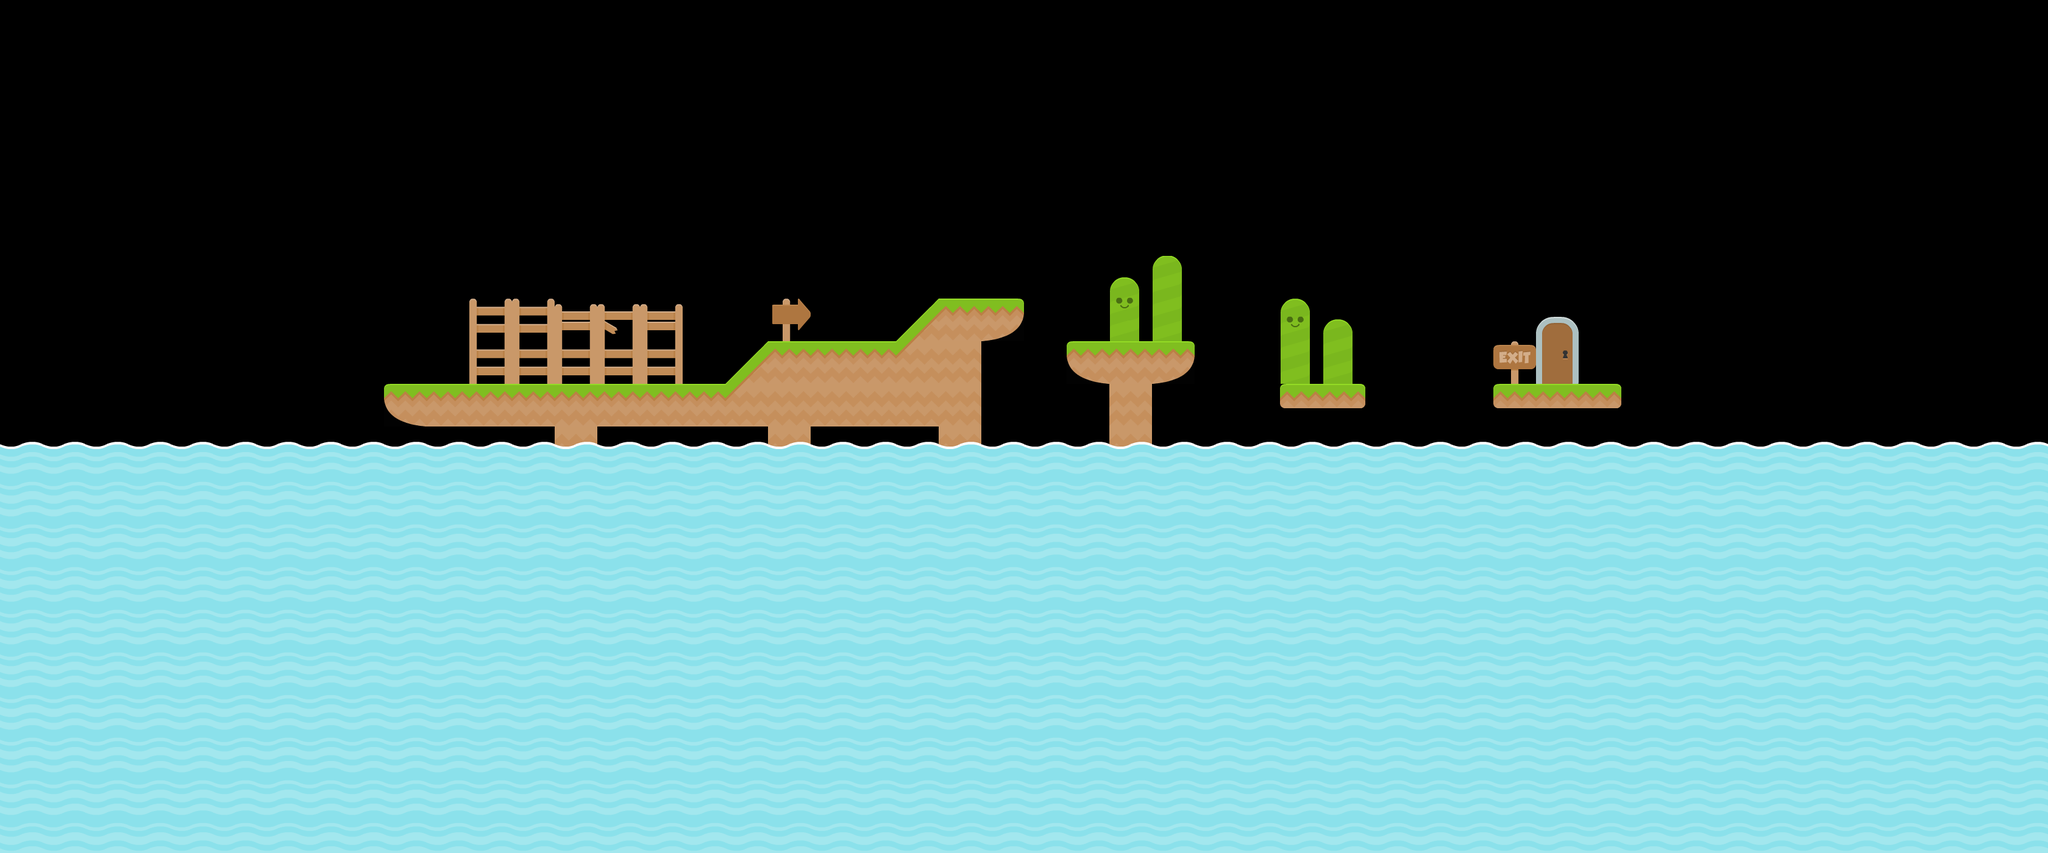

The image is a tile-based game level rendered from a .tmx file. Its description and complete source (layers, tilesets, objects, tile grids) follow:
An orthogonal 48x20 tile map with 70x70 px tiles, 3 tile layers (background, solids, foreground) and 4 objects (2x entity, spawn, util).

<map version="1.2" tiledversion="1.3.3" orientation="orthogonal" renderorder="right-down" width="48" height="20" tilewidth="70" tileheight="70" infinite="0" nextlayerid="7" nextobjectid="13">
 <editorsettings>
  <export target="level1.json" format="json" />
 </editorsettings>
 <tileset firstgid="1" source="../tiles/tiles_spritesheet.tsx" />
 <layer id="2" name="background" width="48" height="20">
  <data encoding="csv">
0,0,0,0,0,0,0,0,0,0,0,0,0,0,0,0,0,0,0,0,0,0,0,0,0,0,0,0,0,0,0,0,0,0,0,0,0,0,0,0,0,0,0,0,0,0,0,0,
0,0,0,0,0,0,0,0,0,0,0,0,0,0,0,0,0,0,0,0,0,0,0,0,0,0,0,0,0,0,0,0,0,0,0,0,0,0,0,0,0,0,0,0,0,0,0,0,
0,0,0,0,0,0,0,0,0,0,0,0,0,0,0,0,0,0,0,0,0,0,0,0,0,0,0,0,0,0,0,0,0,0,0,0,0,0,0,0,0,0,0,0,0,0,0,0,
0,0,0,0,0,0,0,0,0,0,0,0,0,0,0,0,0,0,0,0,0,0,0,0,0,0,0,0,0,0,0,0,0,0,0,0,0,0,0,0,0,0,0,0,0,0,0,0,
0,0,0,0,0,0,0,0,0,0,0,0,0,0,0,0,0,0,0,0,0,0,0,0,0,0,0,0,0,0,0,0,0,0,0,0,0,0,0,0,0,0,0,0,0,0,0,0,
0,0,0,0,0,0,0,0,0,0,0,0,0,0,0,0,0,0,0,0,0,0,0,0,0,0,0,0,0,0,0,0,0,0,0,0,0,0,0,0,0,0,0,0,0,0,0,0,
0,0,0,0,0,0,0,0,0,0,0,0,0,0,0,0,0,0,0,0,0,0,0,0,0,0,39,13,0,0,0,0,0,0,0,0,0,0,0,0,0,0,0,0,0,0,0,0,
0,0,0,0,0,0,0,0,0,0,0,21,21,36,23,36,0,0,44,0,0,0,0,0,0,0,52,26,0,0,65,142,0,0,0,0,75,0,0,0,0,0,0,0,0,0,0,0,
0,0,0,0,0,0,0,0,0,0,0,34,34,34,34,34,0,0,0,0,0,0,0,0,0,0,0,0,0,0,78,155,0,0,0,70,88,0,0,0,0,0,0,0,0,0,0,0,
0,0,0,0,0,0,0,0,0,0,0,0,0,0,0,0,0,0,0,0,0,0,0,0,0,0,0,0,0,0,0,0,0,0,0,0,0,0,0,0,0,0,0,0,0,0,0,0,
0,0,0,0,0,0,0,0,0,0,0,0,0,0,0,0,0,0,0,0,0,0,0,0,0,0,0,0,0,0,0,0,0,0,0,0,0,0,0,0,0,0,0,0,0,0,0,0,
0,0,0,0,0,0,0,0,0,0,0,0,0,0,0,0,0,0,0,0,0,0,0,0,0,0,0,0,0,0,0,0,0,0,0,0,0,0,0,0,0,0,0,0,0,0,0,0,
0,0,0,0,0,0,0,0,0,0,0,0,0,0,0,0,0,0,0,0,0,0,0,0,0,0,0,0,0,0,0,0,0,0,0,0,0,0,0,0,0,0,0,0,0,0,0,0,
0,0,0,0,0,0,0,0,0,0,0,0,0,0,0,0,0,0,0,0,0,0,0,0,0,0,0,0,0,0,0,0,0,0,0,0,0,0,0,0,0,0,0,0,0,0,0,0,
0,0,0,0,0,0,0,0,0,0,0,0,0,0,0,0,0,0,0,0,0,0,0,0,0,0,0,0,0,0,0,0,0,0,0,0,0,0,0,0,0,0,0,0,0,0,0,0,
0,0,0,0,0,0,0,0,0,0,0,0,0,0,0,0,0,0,0,0,0,0,0,0,0,0,0,0,0,0,0,0,0,0,0,0,0,0,0,0,0,0,0,0,0,0,0,0,
0,0,0,0,0,0,0,0,0,0,0,0,0,0,0,0,0,0,0,0,0,0,0,0,0,0,0,0,0,0,0,0,0,0,0,0,0,0,0,0,0,0,0,0,0,0,0,0,
0,0,0,0,0,0,0,0,0,0,0,0,0,0,0,0,0,0,0,0,0,0,0,0,0,0,0,0,0,0,0,0,0,0,0,0,0,0,0,0,0,0,0,0,0,0,0,0,
0,0,0,0,0,0,0,0,0,0,0,0,0,0,0,0,0,0,0,0,0,0,0,0,0,0,0,0,0,0,0,0,0,0,0,0,0,0,0,0,0,0,0,0,0,0,0,0,
0,0,0,0,0,0,0,0,0,0,0,0,0,0,0,0,0,0,0,0,0,0,0,0,0,0,0,0,0,0,0,0,0,0,0,0,0,0,0,0,0,0,0,0,0,0,0,0
</data>
 </layer>
 <layer id="1" name="solids" width="48" height="20">
  <data encoding="csv">
0,0,0,0,0,0,0,0,0,0,0,0,0,0,0,0,0,0,0,0,0,0,0,0,0,0,0,0,0,0,0,0,0,0,0,0,0,0,0,0,0,0,0,0,0,0,0,0,
0,0,0,0,0,0,0,0,0,0,0,0,0,0,0,0,0,0,0,0,0,0,0,0,0,0,0,0,0,0,0,0,0,0,0,0,0,0,0,0,0,0,0,0,0,0,0,0,
0,0,0,0,0,0,0,0,0,0,0,0,0,0,0,0,0,0,0,0,0,0,0,0,0,0,0,0,0,0,0,0,0,0,0,0,0,0,0,0,0,0,0,0,0,0,0,0,
0,0,0,0,0,0,0,0,0,0,0,0,0,0,0,0,0,0,0,0,0,0,0,0,0,0,0,0,0,0,0,0,0,0,0,0,0,0,0,0,0,0,0,0,0,0,0,0,
0,0,0,0,0,0,0,0,0,0,0,0,0,0,0,0,0,0,0,0,0,0,0,0,0,0,0,0,0,0,0,0,0,0,0,0,0,0,0,0,0,0,0,0,0,0,0,0,
0,0,0,0,0,0,0,0,0,0,0,0,0,0,0,0,0,0,0,0,0,0,0,0,0,0,0,0,0,0,0,0,0,0,0,0,0,0,0,0,0,0,0,0,0,0,0,0,
0,0,0,0,0,0,0,0,0,0,0,0,0,0,0,0,0,0,0,0,0,0,0,0,0,0,0,0,0,0,0,0,0,0,0,0,0,0,0,0,0,0,0,0,0,0,0,0,
0,0,0,0,0,0,0,0,0,0,0,0,0,0,0,0,0,0,0,0,0,35,112,113,0,0,0,0,0,0,0,0,0,0,0,0,0,0,0,0,0,0,0,0,0,0,0,0,
0,0,0,0,0,0,0,0,0,0,0,0,0,0,0,0,0,35,112,112,112,22,165,0,0,139,112,113,0,0,0,0,0,0,0,0,0,0,0,0,0,0,0,0,0,0,0,0,
0,0,0,0,0,0,0,0,0,139,112,112,112,112,112,112,112,22,165,165,165,165,165,0,0,0,165,0,0,0,74,48,0,0,0,74,61,48,0,0,0,0,0,0,0,0,0,0,
0,0,0,0,0,0,0,0,0,0,0,0,0,165,0,0,0,0,165,0,0,0,165,0,0,0,165,0,0,0,0,0,0,0,0,0,0,0,0,0,0,0,0,0,0,0,0,0,
0,0,0,0,0,0,0,0,0,0,0,0,0,0,0,0,0,0,0,0,0,0,0,0,0,0,0,0,0,0,0,0,0,0,0,0,0,0,0,0,0,0,0,0,0,0,0,0,
0,0,0,0,0,0,0,0,0,0,0,0,0,0,0,0,0,0,0,0,0,0,0,0,0,0,0,0,0,0,0,0,0,0,0,0,0,0,0,0,0,0,0,0,0,0,0,0,
0,0,0,0,0,0,0,0,0,0,0,0,0,0,0,0,0,0,0,0,0,0,0,0,0,0,0,0,0,0,0,0,0,0,0,0,0,0,0,0,0,0,0,0,0,0,0,0,
0,0,0,0,0,0,0,0,0,0,0,0,0,0,0,0,0,0,0,0,0,0,0,0,0,0,0,0,0,0,0,0,0,0,0,0,0,0,0,0,0,0,0,0,0,0,0,0,
0,0,0,0,0,0,0,0,0,0,0,0,0,0,0,0,0,0,0,0,0,0,0,0,0,0,0,0,0,0,0,0,0,0,0,0,0,0,0,0,0,0,0,0,0,0,0,0,
0,0,0,0,0,0,0,0,0,0,0,0,0,0,0,0,0,0,0,0,0,0,0,0,0,0,0,0,0,0,0,0,0,0,0,0,0,0,0,0,0,0,0,0,0,0,0,0,
0,0,0,0,0,0,0,0,0,0,0,0,0,0,0,0,0,0,0,0,0,0,0,0,0,0,0,0,0,0,0,0,0,0,0,0,0,0,0,0,0,0,0,0,0,0,0,0,
0,0,0,0,0,0,0,0,0,0,0,0,0,0,0,0,0,0,0,0,0,0,0,0,0,0,0,0,0,0,0,0,0,0,0,0,0,0,0,0,0,0,0,0,0,0,0,0,
0,0,0,0,0,0,0,0,0,0,0,0,0,0,0,0,0,0,0,0,0,0,0,0,0,0,0,0,0,0,0,0,0,0,0,0,0,0,0,0,0,0,0,0,0,0,0,0
</data>
 </layer>
 <layer id="3" name="foreground" width="48" height="20">
  <data encoding="csv">
0,0,0,0,0,0,0,0,0,0,0,0,0,0,0,0,0,0,0,0,0,0,0,0,0,0,0,0,0,0,0,0,0,0,0,0,0,0,0,0,0,0,0,0,0,0,0,0,
0,0,0,0,0,0,0,0,0,0,0,0,0,0,0,0,0,0,0,0,0,0,0,0,0,0,0,0,0,0,0,0,0,0,0,0,0,0,0,0,0,0,0,0,0,0,0,0,
0,0,0,0,0,0,0,0,0,0,0,0,0,0,0,0,0,0,0,0,0,0,0,0,0,0,0,0,0,0,0,0,0,0,0,0,0,0,0,0,0,0,0,0,0,0,0,0,
0,0,0,0,0,0,0,0,0,0,0,0,0,0,0,0,0,0,0,0,0,0,0,0,0,0,0,0,0,0,0,0,0,0,0,0,0,0,0,0,0,0,0,0,0,0,0,0,
0,0,0,0,0,0,0,0,0,0,0,0,0,0,0,0,0,0,0,0,0,0,0,0,0,0,0,0,0,0,0,0,0,0,0,0,0,0,0,0,0,0,0,0,0,0,0,0,
0,0,0,0,0,0,0,0,0,0,0,0,0,0,0,0,0,0,0,0,0,0,0,0,0,0,0,0,0,0,0,0,0,0,0,0,0,0,0,0,0,0,0,0,0,0,0,0,
0,0,0,0,0,0,0,0,0,0,0,0,0,0,0,0,0,0,0,0,0,0,0,0,0,0,0,0,0,0,0,0,0,0,0,0,0,0,0,0,0,0,0,0,0,0,0,0,
0,0,0,0,0,0,0,0,0,0,0,0,0,0,0,0,0,0,0,0,0,0,0,0,0,0,0,0,0,0,0,0,0,0,0,0,0,0,0,0,0,0,0,0,0,0,0,0,
0,0,0,0,0,0,0,0,0,0,0,0,0,0,0,0,0,0,0,0,0,0,0,0,0,0,0,0,0,0,0,0,0,0,0,0,0,0,0,0,0,0,0,0,0,0,0,0,
0,0,0,0,0,0,0,0,0,0,0,0,0,0,0,0,0,0,0,0,0,0,0,0,0,0,0,0,0,0,0,0,0,0,0,0,0,0,0,0,0,0,0,0,0,0,0,0,
111,111,111,111,111,111,111,111,111,111,111,111,111,111,111,111,111,111,111,111,111,111,111,111,111,111,111,111,111,111,111,111,111,111,111,111,111,111,111,111,111,111,111,111,111,111,111,111,
47,47,47,47,47,47,47,47,47,47,47,47,47,47,47,47,47,47,47,47,47,47,47,47,47,47,47,47,47,47,47,47,47,47,47,47,47,47,47,47,47,47,47,47,47,47,47,47,
47,47,47,47,47,47,47,47,47,47,47,47,47,47,47,47,47,47,47,47,47,47,47,47,47,47,47,47,47,47,47,47,47,47,47,47,47,47,47,47,47,47,47,47,47,47,47,47,
47,47,47,47,47,47,47,47,47,47,47,47,47,47,47,47,47,47,47,47,47,47,47,47,47,47,47,47,47,47,47,47,47,47,47,47,47,47,47,47,47,47,47,47,47,47,47,47,
47,47,47,47,47,47,47,47,47,47,47,47,47,47,47,47,47,47,47,47,47,47,47,47,47,47,47,47,47,47,47,47,47,47,47,47,47,47,47,47,47,47,47,47,47,47,47,47,
47,47,47,47,47,47,47,47,47,47,47,47,47,47,47,47,47,47,47,47,47,47,47,47,47,47,47,47,47,47,47,47,47,47,47,47,47,47,47,47,47,47,47,47,47,47,47,47,
47,47,47,47,47,47,47,47,47,47,47,47,47,47,47,47,47,47,47,47,47,47,47,47,47,47,47,47,47,47,47,47,47,47,47,47,47,47,47,47,47,47,47,47,47,47,47,47,
47,47,47,47,47,47,47,47,47,47,47,47,47,47,47,47,47,47,47,47,47,47,47,47,47,47,47,47,47,47,47,47,47,47,47,47,47,47,47,47,47,47,47,47,47,47,47,47,
47,47,47,47,47,47,47,47,47,47,47,47,47,47,47,47,47,47,47,47,47,47,47,47,47,47,47,47,47,47,47,47,47,47,47,47,47,47,47,47,47,47,47,47,47,47,47,47,
47,47,47,47,47,47,47,47,47,47,47,47,47,47,47,47,47,47,47,47,47,47,47,47,47,47,47,47,47,47,47,47,47,47,47,47,47,47,47,47,47,47,47,47,47,47,47,47
</data>
 </layer>
 <objectgroup id="6" name="objects">
  <object id="7" name="spawn" type="spawn" gid="91" x="700" y="630" width="70" height="70" />
  <object id="9" name="fly" type="entity" gid="104" x="1400" y="490" width="70" height="70" />
  <object id="10" name="slime" type="entity" gid="104" x="1820" y="560" width="70" height="70" />
  <object id="11" name="death_plane" type="util" gid="117" x="0" y="840" width="3360" height="70" />
 </objectgroup>
</map>
